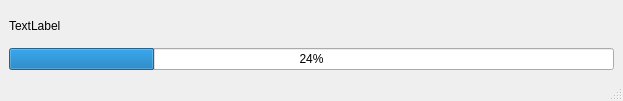
<?xml version="1.0" encoding="UTF-8"?>
<ui version="4.0">
 <class>MainWindow</class>
 <widget class="QMainWindow" name="MainWindow">
  <property name="geometry">
   <rect>
    <x>0</x>
    <y>0</y>
    <width>623</width>
    <height>101</height>
   </rect>
  </property>
  <property name="windowTitle">
   <string>MainWindow</string>
  </property>
  <widget class="QWidget" name="centralwidget">
   <layout class="QGridLayout" name="gridLayout_2">
    <item row="0" column="0">
     <layout class="QGridLayout" name="gridLayout">
      <item row="0" column="0">
       <widget class="QLabel" name="label">
        <property name="text">
         <string>TextLabel</string>
        </property>
       </widget>
      </item>
      <item row="1" column="0">
       <widget class="QProgressBar" name="progressBar">
        <property name="value">
         <number>24</number>
        </property>
       </widget>
      </item>
     </layout>
    </item>
   </layout>
  </widget>
  <widget class="QMenuBar" name="menubar">
   <property name="geometry">
    <rect>
     <x>0</x>
     <y>0</y>
     <width>623</width>
     <height>21</height>
    </rect>
   </property>
  </widget>
  <widget class="QStatusBar" name="statusbar"/>
 </widget>
 <resources/>
 <connections/>
</ui>
